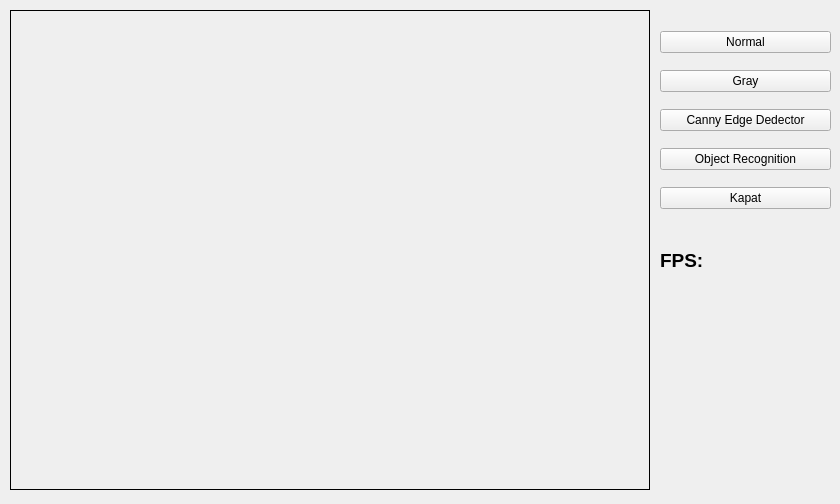
<?xml version="1.0" encoding="UTF-8"?>
<ui version="4.0">
 <class>MainWindow</class>
 <widget class="QMainWindow" name="MainWindow">
  <property name="geometry">
   <rect>
    <x>0</x>
    <y>0</y>
    <width>840</width>
    <height>504</height>
   </rect>
  </property>
  <property name="sizePolicy">
   <sizepolicy hsizetype="Fixed" vsizetype="Fixed">
    <horstretch>0</horstretch>
    <verstretch>0</verstretch>
   </sizepolicy>
  </property>
  <property name="minimumSize">
   <size>
    <width>840</width>
    <height>504</height>
   </size>
  </property>
  <property name="maximumSize">
   <size>
    <width>840</width>
    <height>504</height>
   </size>
  </property>
  <property name="windowTitle">
   <string>Computer Vision</string>
  </property>
  <widget class="QWidget" name="centralwidget">
   <widget class="QWidget" name="verticalLayoutWidget">
    <property name="geometry">
     <rect>
      <x>660</x>
      <y>20</y>
      <width>171</width>
      <height>201</height>
     </rect>
    </property>
    <layout class="QVBoxLayout" name="verticalLayout">
     <item>
      <widget class="QPushButton" name="pBtn_normal">
       <property name="text">
        <string>Normal</string>
       </property>
      </widget>
     </item>
     <item>
      <widget class="QPushButton" name="pBtn_gray">
       <property name="text">
        <string>Gray</string>
       </property>
      </widget>
     </item>
     <item>
      <widget class="QPushButton" name="pBtn_canny">
       <property name="text">
        <string>Canny Edge Dedector</string>
       </property>
      </widget>
     </item>
     <item>
      <widget class="QPushButton" name="pBtn_recognition">
       <property name="text">
        <string>Object Recognition</string>
       </property>
      </widget>
     </item>
     <item>
      <widget class="QPushButton" name="pBtn_close">
       <property name="text">
        <string>Kapat</string>
       </property>
      </widget>
     </item>
    </layout>
   </widget>
   <widget class="QLabel" name="ImageViewer">
    <property name="geometry">
     <rect>
      <x>10</x>
      <y>10</y>
      <width>640</width>
      <height>480</height>
     </rect>
    </property>
    <property name="frameShape">
     <enum>QFrame::Box</enum>
    </property>
    <property name="text">
     <string/>
    </property>
   </widget>
   <widget class="QLabel" name="label">
    <property name="geometry">
     <rect>
      <x>660</x>
      <y>240</y>
      <width>171</width>
      <height>41</height>
     </rect>
    </property>
    <property name="font">
     <font>
      <pointsize>14</pointsize>
      <weight>75</weight>
      <bold>true</bold>
     </font>
    </property>
    <property name="text">
     <string>FPS:</string>
    </property>
   </widget>
  </widget>
 </widget>
 <resources/>
 <connections/>
</ui>
